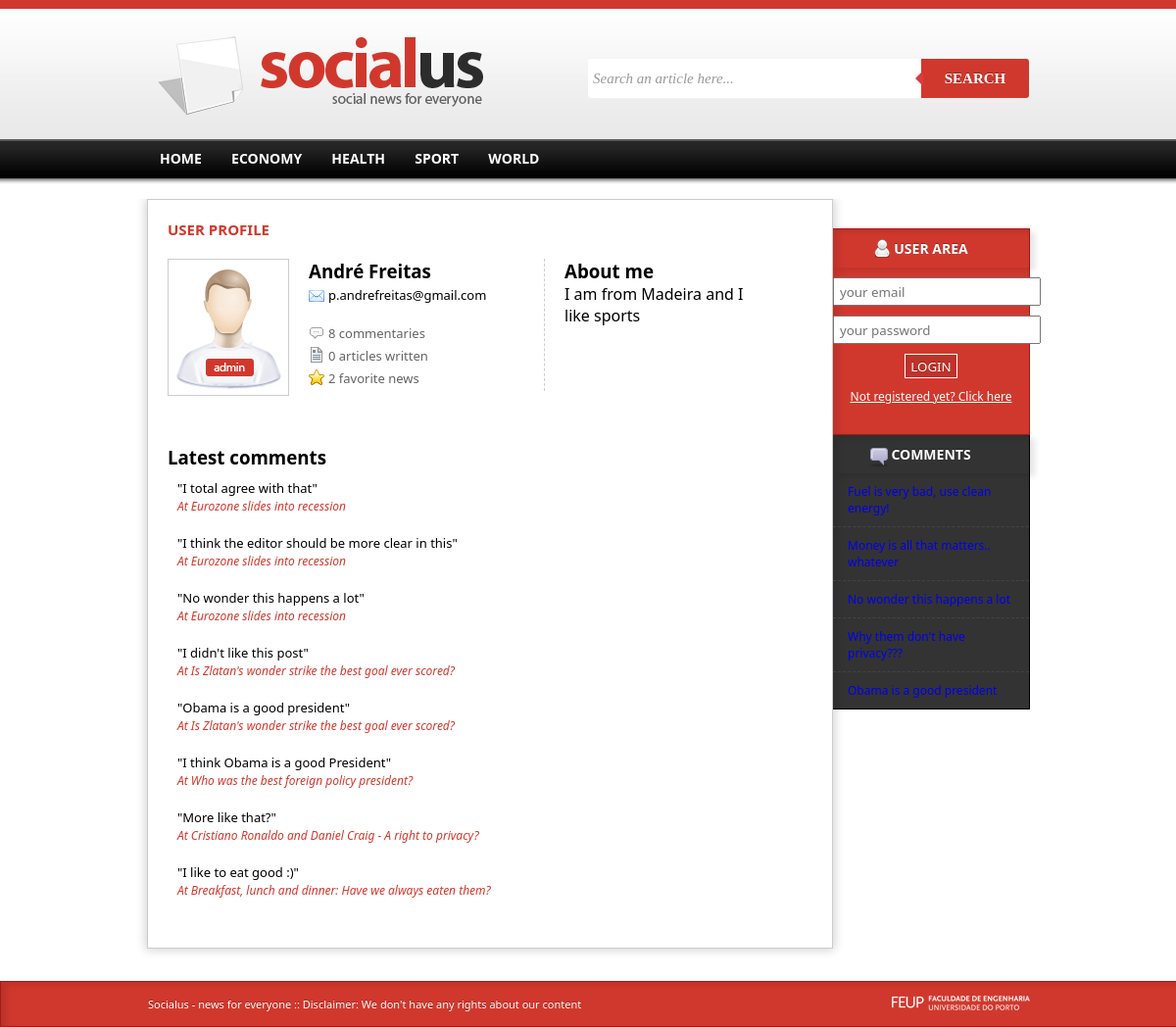
The app's page /userprofile.php?id=1 with its own data.
### tables this page shows
CREATE TABLE category(
	id integer primary key autoincrement,
	name text
);

CREATE TABLE user(
	id integer primary key autoincrement,
	name text,
	email text,
	password text,
	privilegeId integer,
	picture text,
	about text,
	foreign key(privilegeId) references privilege(id)
);

CREATE TABLE privilege(
	id integer primary key autoincrement,
	name text
);

CREATE TABLE comment(
	id integer primary key autoincrement,
	content text,
	datePosted date,
	userId integer,
	newsId integer,
	foreign key(userId) references user(id),
	foreign key(newsId) references news(id) 
);

CREATE TABLE news(
	id integer primary key autoincrement,
	title text,
	thumbnail text,
	datePosted date,
	content text,
	userId integer,
	categoryId integer,
	url text,
	foreign key(userId) references user(id),
	foreign key(categoryId) references category(id)
);

### datacontroller.php (called while the page is built, shortened)
<?php
include_once './config.php';
class DataController{
	protected $dataBase;
	public function __construct($dataBase,$_siteurl){
		$dbPath='sqlite:'.DBPATH.$dataBase;
		$this->dataBase = new PDO($dbPath);
	}
	public function getNewsById($id){
		$news=$this->dataBase->query('SELECT * FROM news where id='.$id);
		$news=$news->fetch(PDO::FETCH_ASSOC);
		return $news;
	}
	public function getActiveCategories(){
		$categories=$this->dataBase->query('SELECT * from activecategories');
		$categories=$categories->fetchAll(PDO::FETCH_ASSOC);
		return $categories;
	}
	function getPrivilegeName($privilegeid){
		$privilege=$this->dataBase->query('select name from privilege where id='.$privilegeid);
		$privilege=$privilege->fetch(PDO::FETCH_ASSOC);
		return $privilege['name'];
	}
	function getFavoriteNews($userid){
		$news=$this->dataBase->query("select * from news where id in(select newsid from favorite where userid=".$userid.")");
		$news=$news->fetchAll(PDO::FETCH_ASSOC);
		return $news;
	}
	function getAllNewsFromAuthor($id){
		$news=$this->dataBase->query('SELECT * from news where userid='.$id);
		$news=$news->fetchAll(PDO::FETCH_ASSOC);
		return $news;
	}
 	function getUserByid($id){
		$user=$this->dataBase->query('SELECT * FROM user where id='.$id);
		$user=$user->fetch(PDO::FETCH_ASSOC);
		return $user;
 	}
 	function getUserComments($userid){
 		$comments=$this->dataBase->query('SELECT * FROM comment where userid='.$userid);
		$comments=$comments->fetchAll(PDO::FETCH_ASSOC);
		return $comments;
 	}
 	function getCommentNews($commentid){
 		$newsid=$this->dataBase->query('SELECT newsid FROM comment where id='.$commentid);
		$newsid=$newsid->fetch(PDO::FETCH_ASSOC);
		$newsid=$newsid['newsId'];
		return $this->getNewsById($newsid);
 	}
 	function getLastComments(){
 		$comments=$this->dataBase->query("SELECT * FROM latestComments");
		$comments=$comments->fetchAll(PDO::FETCH_ASSOC);
		return $comments;
 	}
};
$data=new DataController($_database,$_siteurl);
?>

### config.php (called while the page is built, shortened)
<?php
	$_database='server.db';
	$_siteurl='http://paginas.fe.up.pt/~ei10036/socialus';
?>

### view.php (the view, shortened to what this page needs)
<?php
include_once  'datacontroller.php';
include_once 'config.php';
function printCategories($categories){
	foreach($categories as $row){
		echo "                    <li><a href=\"categorynews.php?id=".$row['id']."\">".$row['name']."</a></li>\n";
	}
}
		?>
		<?php
function printCommentsList($comments){
	global $data;
	echo "<div class=\"commentlist\"/>";
	foreach($comments as $row){
		$news=$data->getCommentNews($row['id']);
		echo "<div class=\"commenti\">";
		echo "<span class=\"ccontent\">\"".$row['content']."\"</span><br/>";
		echo "<span class=\"where\"> At <a href=\"article.php?url=".$news['url']."\">".$news['title']."</a></span>";
		echo "</div>\n";
	}
	echo "</div>";
}
function printUserProfile($id){
	global $data;
	$user=$data->getUserByid($id);
	$role=$data->getPrivilegeName($user['privilegeId']);
	$comments=$data->getUserComments($id);
	$articles=$data->getAllNewsFromAuthor($id);
	$favorites=$data->getFavoriteNews($id);
	echo "<div class=\"profilebox\"><form>";
	echo "<div class=\"rolethumb\"><img src=\"imgs/role".$role.".png\"/></div>";
	echo "<div class=\"profiledata\">\n";
	echo "<h3>".$user['name'];
	echo "</h3>";
	echo "<span class=\"email\">".$user['email']."</span><br/>";
	echo "<div class=\" stat totalcomments\">".sizeof($comments)." commentaries</div>";
	echo "<div class=\"stat totalarticles\">".sizeof($articles)." articles written</div>";
	echo "<div class=\"stat totalfavorites\">".sizeof($favorites)." favorite news</div>";
	echo "</div>";
	echo "<div class=\"aboutme\"> <h3>About me </h3>".$user['about']."</div>";
	echo "</form>";
	echo "</div>";
	echo "<h3>Latest comments</h3>";
	printCommentsList($comments);
}
function printLastComments($len){
	global $data;
	$comments=$data->getLastComments();
	$comments=array_slice($comments,0,$len);
	echo "<ul>\n";
	foreach($comments as $row){
		$news=$data->getCommentNews($row['id']);
		echo "<li><a href=\"article.php?url=".$news['url']."\">".$row['content']."</a></li>\n";
	}
	echo "</ul>";
}
?>

### css/template.css (style rules this page uses)
* { margin:0; padding:0; font-family: "Segoe UI"; }
#menu li { display:inline; text-transform:uppercase; font-weight:bold; font-size:14px; background-position: 0px 1px; padding-left:5px; padding-right:5px; }
#menu li a:link, a:visited { color:#ffffff; text-decoration:none; padding:3px 8px 3px 8px; }
.comments ul { font-size:12px; }
.comments ul li { border-bottom:dashed 1px #444; padding:10px 15px 10px 15px; }
.comments a { text-decoration:none; }
.comments ul>li:last-child { border-bottom:none; }
html, body { height: 100%; }
.commenti { font-size:13px; margin:15px 0px 0px 0px; padding:10px; }
.rolethumb { padding:5px; border:solid 1px #ccc; width:112px; height:128px; float:left; }
.profilebox { margin-top:20px; height:170px; margin-bottom:20px; }
.profiledata { width:220px; float:left; margin-left:20px; }
.profilebox .email { background:url(../imgs/email.png) no-repeat; background-position:0px 2px; padding-left:20px; font-size:13px; }
.profilebox .stat { color:#646464; font-size:13px; }
.profilebox .totalcomments { margin-top:20px; background:url(../imgs/commentstiny.png) no-repeat; padding-left:20px; }
.profilebox .totalarticles { background:url(../imgs/articlestiny.png) no-repeat; padding-left:20px; margin-top:5px; }
.profilebox .totalfavorites { background:url(../imgs/favoriteyes.png) no-repeat; padding-left:20px; margin-top:5px; }
.profilebox .aboutme { border-left:dashed 1px #ccc; height:135px; width:200px; float:left; padding-left:20px; margin-left:20px; }
.commentlist .commenti .where { font-size:12px; color:#d1382d; font-style:italic; }
.commentlist .commenti .where a { color:#d1382d; text-decoration:none; }
.commentlist .commenti { margin:0; }

### records on screen
category: name "ECONOMY"
category: name "HEALTH"
category: name "SPORT"
category: name "WORLD"
user: privilegeId.name (picture), name "André Freitas", email "p.andrefreitas@gmail.com", about "I am from Madeira and I like sports"
comment: content "I total agree with that", id+newsId "Eurozone slides into recession"
comment: content "I think the editor should be more clear in this", id+newsId "Eurozone slides into recession"
comment: content "No wonder this happens a lot", id+newsId "Eurozone slides into recession"
comment: content "I didn't like this post", id+newsId "Is Zlatan's wonder strike the best goal ever scored?"
comment: content "Obama is a good president", id+newsId "Is Zlatan's wonder strike the best goal ever scored?"
comment: content "I think Obama is a good President", id+newsId "Who was the best foreign policy president?"
comment: content "More like that?", id+newsId "Cristiano Ronaldo and Daniel Craig - A right to privacy?"
comment: content "I like to eat good :)", id+newsId "Breakfast, lunch and dinner: Have we always eaten them?"
comment: content "Fuel is very bad, use clean energy!"
comment: content "Money is all that matters.. whatever"
comment: content "Why them don't have privacy???"

### other values on screen
sizeof($comments) "8"
sizeof($articles) "0"
sizeof($favorites) "2"
